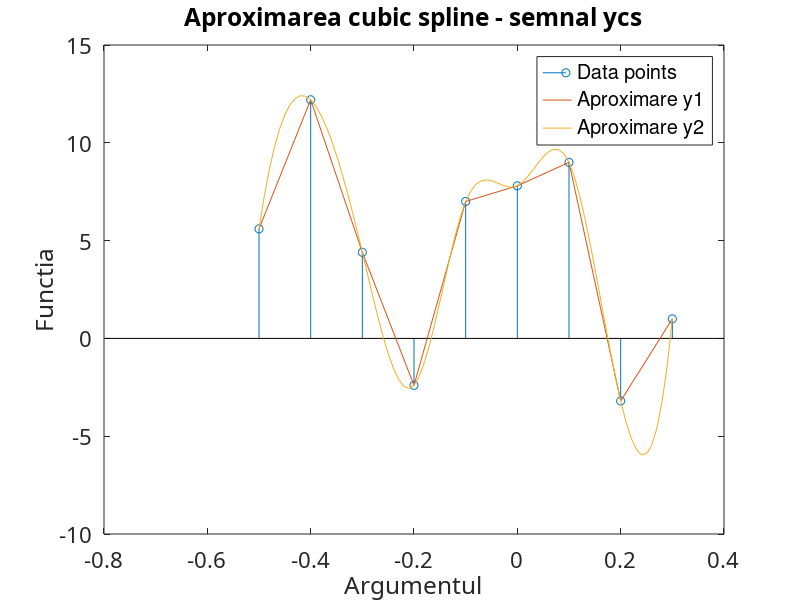

MATLAB code to generate this figure:
x=-0.5:0.1:0.3;
ycs=[5.6 12.2 4.4 -2.4 7 7.8 9 -3.2 1];
stem(x,ycs); hold
x1=-0.5:0.01:0.3;
y2=spline(x,ycs,x1);
plot(x,ycs,x1,y2), grid, set (gca,'FontName', ...
'Arial Cyr','FontSize',16)
title('Aproximarea cubic spline - semnal ycs')
xlabel('Argumentul'),ylabel('Functia'),grid

legend("Data points", "Aproximare y1", "Aproximare y2", "AutoUpdate", "off")